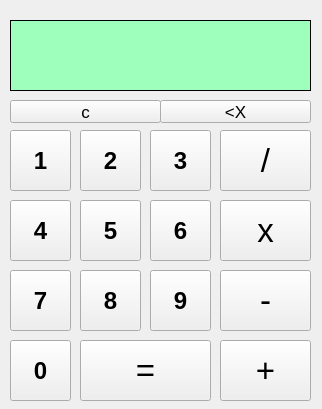
<?xml version="1.0" encoding="UTF-8"?>
<ui version="4.0">
 <class>MainWindow</class>
 <widget class="QWidget" name="MainWindow">
  <property name="enabled">
   <bool>true</bool>
  </property>
  <property name="geometry">
   <rect>
    <x>0</x>
    <y>0</y>
    <width>322</width>
    <height>409</height>
   </rect>
  </property>
  <property name="sizePolicy">
   <sizepolicy hsizetype="Preferred" vsizetype="Preferred">
    <horstretch>0</horstretch>
    <verstretch>0</verstretch>
   </sizepolicy>
  </property>
  <property name="minimumSize">
   <size>
    <width>322</width>
    <height>409</height>
   </size>
  </property>
  <property name="maximumSize">
   <size>
    <width>322</width>
    <height>409</height>
   </size>
  </property>
  <property name="windowTitle">
   <string>Calculator</string>
  </property>
  <property name="layoutDirection">
   <enum>Qt::LeftToRight</enum>
  </property>
  <widget class="QPushButton" name="btn_1">
   <property name="geometry">
    <rect>
     <x>10</x>
     <y>130</y>
     <width>61</width>
     <height>61</height>
    </rect>
   </property>
   <property name="font">
    <font>
     <pointsize>18</pointsize>
     <weight>75</weight>
     <bold>true</bold>
    </font>
   </property>
   <property name="text">
    <string>1</string>
   </property>
  </widget>
  <widget class="QPushButton" name="btn_2">
   <property name="geometry">
    <rect>
     <x>80</x>
     <y>130</y>
     <width>61</width>
     <height>61</height>
    </rect>
   </property>
   <property name="font">
    <font>
     <pointsize>18</pointsize>
     <weight>75</weight>
     <bold>true</bold>
    </font>
   </property>
   <property name="text">
    <string>2</string>
   </property>
  </widget>
  <widget class="QPushButton" name="btn_3">
   <property name="geometry">
    <rect>
     <x>150</x>
     <y>130</y>
     <width>61</width>
     <height>61</height>
    </rect>
   </property>
   <property name="font">
    <font>
     <pointsize>18</pointsize>
     <weight>75</weight>
     <bold>true</bold>
    </font>
   </property>
   <property name="text">
    <string>3</string>
   </property>
  </widget>
  <widget class="QPushButton" name="btn_4">
   <property name="geometry">
    <rect>
     <x>10</x>
     <y>200</y>
     <width>61</width>
     <height>61</height>
    </rect>
   </property>
   <property name="font">
    <font>
     <pointsize>18</pointsize>
     <weight>75</weight>
     <bold>true</bold>
    </font>
   </property>
   <property name="text">
    <string>4</string>
   </property>
  </widget>
  <widget class="QPushButton" name="btn_5">
   <property name="geometry">
    <rect>
     <x>80</x>
     <y>200</y>
     <width>61</width>
     <height>61</height>
    </rect>
   </property>
   <property name="font">
    <font>
     <pointsize>18</pointsize>
     <weight>75</weight>
     <bold>true</bold>
    </font>
   </property>
   <property name="text">
    <string>5</string>
   </property>
  </widget>
  <widget class="QPushButton" name="btn_6">
   <property name="geometry">
    <rect>
     <x>150</x>
     <y>200</y>
     <width>61</width>
     <height>61</height>
    </rect>
   </property>
   <property name="font">
    <font>
     <pointsize>18</pointsize>
     <weight>75</weight>
     <bold>true</bold>
    </font>
   </property>
   <property name="text">
    <string>6</string>
   </property>
  </widget>
  <widget class="QPushButton" name="btn_7">
   <property name="geometry">
    <rect>
     <x>10</x>
     <y>270</y>
     <width>61</width>
     <height>61</height>
    </rect>
   </property>
   <property name="font">
    <font>
     <pointsize>18</pointsize>
     <weight>75</weight>
     <bold>true</bold>
    </font>
   </property>
   <property name="text">
    <string>7</string>
   </property>
  </widget>
  <widget class="QPushButton" name="btn_8">
   <property name="geometry">
    <rect>
     <x>80</x>
     <y>270</y>
     <width>61</width>
     <height>61</height>
    </rect>
   </property>
   <property name="font">
    <font>
     <pointsize>18</pointsize>
     <weight>75</weight>
     <bold>true</bold>
    </font>
   </property>
   <property name="text">
    <string>8</string>
   </property>
  </widget>
  <widget class="QPushButton" name="btn_9">
   <property name="geometry">
    <rect>
     <x>150</x>
     <y>270</y>
     <width>61</width>
     <height>61</height>
    </rect>
   </property>
   <property name="font">
    <font>
     <pointsize>18</pointsize>
     <weight>75</weight>
     <bold>true</bold>
    </font>
   </property>
   <property name="text">
    <string>9</string>
   </property>
  </widget>
  <widget class="QPushButton" name="btn_0">
   <property name="geometry">
    <rect>
     <x>10</x>
     <y>340</y>
     <width>61</width>
     <height>61</height>
    </rect>
   </property>
   <property name="font">
    <font>
     <pointsize>18</pointsize>
     <weight>75</weight>
     <bold>true</bold>
    </font>
   </property>
   <property name="text">
    <string>0</string>
   </property>
  </widget>
  <widget class="QPushButton" name="btn_equal">
   <property name="geometry">
    <rect>
     <x>80</x>
     <y>340</y>
     <width>131</width>
     <height>61</height>
    </rect>
   </property>
   <property name="font">
    <font>
     <pointsize>25</pointsize>
    </font>
   </property>
   <property name="text">
    <string>=</string>
   </property>
  </widget>
  <widget class="QPushButton" name="btn_div">
   <property name="geometry">
    <rect>
     <x>220</x>
     <y>130</y>
     <width>91</width>
     <height>61</height>
    </rect>
   </property>
   <property name="font">
    <font>
     <pointsize>25</pointsize>
    </font>
   </property>
   <property name="text">
    <string>/</string>
   </property>
  </widget>
  <widget class="QPushButton" name="btn_multi">
   <property name="geometry">
    <rect>
     <x>220</x>
     <y>200</y>
     <width>91</width>
     <height>61</height>
    </rect>
   </property>
   <property name="font">
    <font>
     <pointsize>25</pointsize>
    </font>
   </property>
   <property name="text">
    <string>x</string>
   </property>
  </widget>
  <widget class="QPushButton" name="btn_minus">
   <property name="geometry">
    <rect>
     <x>220</x>
     <y>270</y>
     <width>91</width>
     <height>61</height>
    </rect>
   </property>
   <property name="font">
    <font>
     <pointsize>25</pointsize>
    </font>
   </property>
   <property name="text">
    <string>-</string>
   </property>
  </widget>
  <widget class="QPushButton" name="btn_clear">
   <property name="geometry">
    <rect>
     <x>10</x>
     <y>100</y>
     <width>151</width>
     <height>23</height>
    </rect>
   </property>
   <property name="font">
    <font>
     <pointsize>13</pointsize>
    </font>
   </property>
   <property name="text">
    <string>c</string>
   </property>
  </widget>
  <widget class="QPushButton" name="btn_back">
   <property name="geometry">
    <rect>
     <x>160</x>
     <y>100</y>
     <width>151</width>
     <height>23</height>
    </rect>
   </property>
   <property name="font">
    <font>
     <pointsize>13</pointsize>
    </font>
   </property>
   <property name="text">
    <string>&lt;X</string>
   </property>
  </widget>
  <widget class="QPushButton" name="btn_plus">
   <property name="geometry">
    <rect>
     <x>220</x>
     <y>340</y>
     <width>91</width>
     <height>61</height>
    </rect>
   </property>
   <property name="font">
    <font>
     <pointsize>25</pointsize>
    </font>
   </property>
   <property name="text">
    <string>+</string>
   </property>
  </widget>
  <widget class="QLabel" name="lbl_screen">
   <property name="geometry">
    <rect>
     <x>10</x>
     <y>20</y>
     <width>301</width>
     <height>71</height>
    </rect>
   </property>
   <property name="font">
    <font>
     <pointsize>36</pointsize>
     <weight>50</weight>
     <bold>false</bold>
    </font>
   </property>
   <property name="styleSheet">
    <string notr="true">background-color: rgb(158, 255, 189);
border: 1px solid black;
</string>
   </property>
   <property name="text">
    <string>&lt;html&gt;&lt;head/&gt;&lt;body&gt;&lt;p align=&quot;right&quot;&gt;&lt;/p&gt;&lt;/body&gt;&lt;/html&gt;</string>
   </property>
  </widget>
 </widget>
 <resources/>
 <connections/>
</ui>
